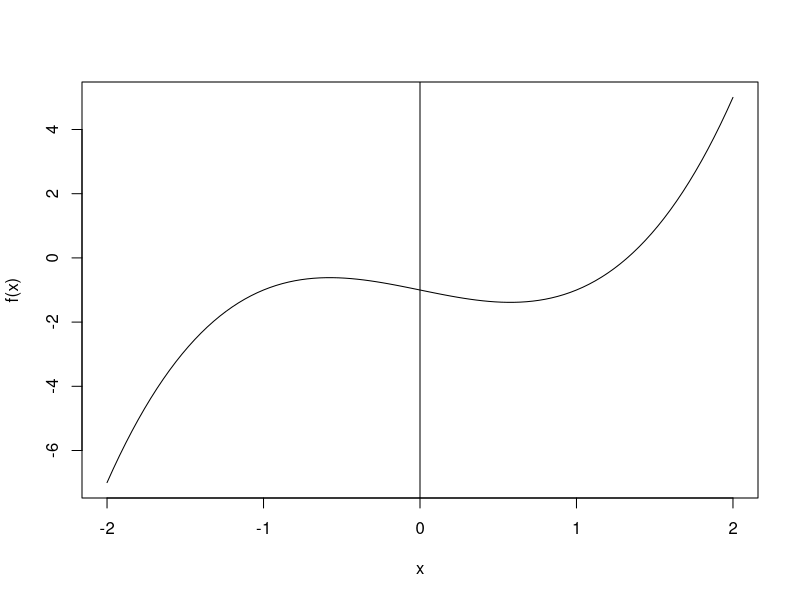
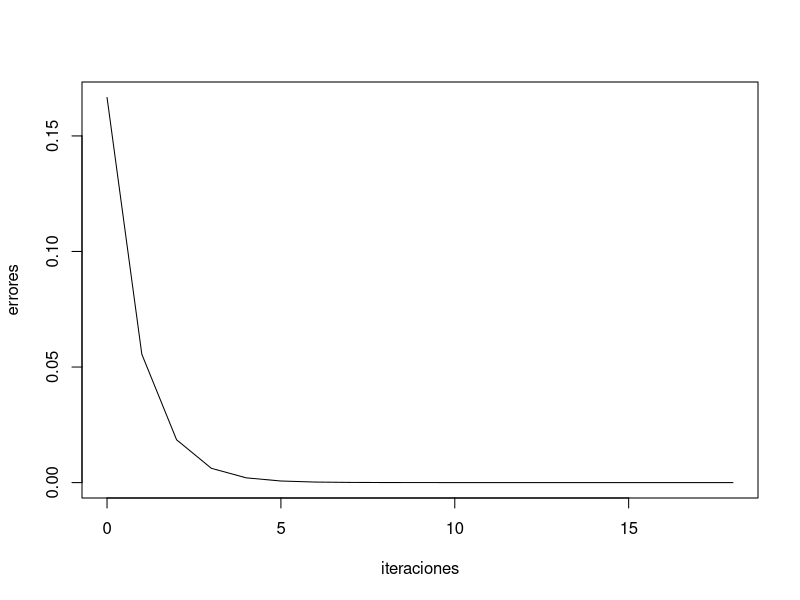

R code for these plots, in order:
install.packages(pracma)
require(pracma)

biseccion = function(f, a1, b1, tol)
{
  if( sign(f(a1)) == sign(f(b1)) )
  {
    stop("f(a1) y f(b1) tienen el mismo signo")
  }
  a = a1;
  b = b1;
  i = 0;
  errores = c()
  iteraciones = c()
  cat(formatC(c("a","b","m1","m2","Error est."), width = -15, format = "f", flag = " "),"\n")
  
  repeat
  {
    
    m1 = a + ( b - a )/3
    m2 = a + 2*( b - a )/3
    if(f(m1) == 0)
    {
        cat("Cero de la función en [",a1,",",b1,"] es: ",m1)
    }
    if(f(m2) == 0)
    {
        cat("Cero de la funci?n en [",a1,",",b1,"] es: ",m2)  
    }
    if(sign(f(a)) != sign(f(m1)))
    {
        b = m1
    }
    else if(sign(f(m1)) != sign(f(m2)))
    {
        a=m1
        b=m2
    }
    else 
    {
      a=m2
    }
    #Calcular el error generado
    estError = ( b - a ) / 2
    errores = c(errores,estError)
    iteraciones = c(iteraciones,i)
    #Imprimir resultado de algoritmo de bisección
    cat(formatC( c(a,b,m1,m2,estError), digits = 7, width = -15, format = "f", flag = " "), "\n")
    # Hacer update de Index (Iteraciones)
    i = i + 1
    #Condición del ciclo (Tolerancia de Error)
    if( estError < tol || i>1000)
    {
      m1 = a + ( b - a )/3
      m2 = a + 2*( b - a )/3
      cat("Cero de función en [",a1,",",b1,"] aproximadamente es: ", (m2+m1)/2, " con error <=", estError, "Iteraciones: ", i,"\n Predicci?n bisecci?n: ",log((b1 - a1)/tol)/log(2))
      break;
    }
  }
  plot(iteraciones,errores, type = "l")
}

f = function(x) x^3-x-1
curve(f, -2,2); abline(h=, v=0);
biseccion(f, 1,2, 0.000000001)


